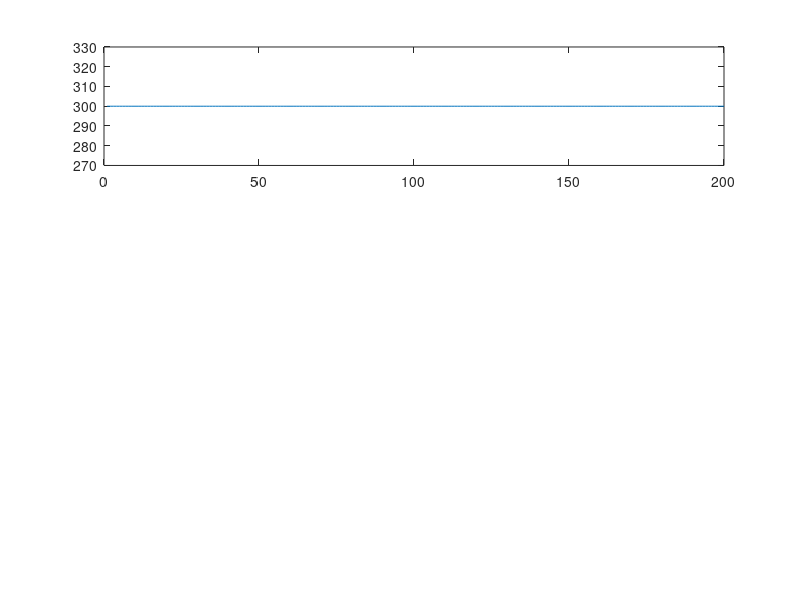

This chart was generated by the following MATLAB code:
% Defining the system
U_s = 300; % 
m = 500; % Defining the mass of the body
K_M = 10; %
K_R = 0.25 ; %
v_s = sqrt(K_M / K_R * U_s ) ; %
u = U_s * ones (200 ,1) ; %
v = zeros (200 ,1) ; %
a = zeros (200 ,1) ; %
x = zeros (200 ,1) ; %
% Defining velocity and acceleration
v ( 1 ) = 10; %
a ( 1 ) = 6; %
dt = 1; %
% Calculations
for t = 2:199  % Taking time in the range of 2s to 199s
v ( t ) = v (t-1) + K_R/m * v (t -1)^2 + K_M/m*u (t)*dt ; % calculating velocity as a function of time
a ( t ) = ( v ( t ) - v ( t - 1) / dt ) ; % calculating acceleration as a function of time
end % We end the for loop here
% Graphs
subplot (311) %
t =1:200; %
plot ( t , u ) ; % Plot between Time and initial velocity
subplot (312) %
t =1:200; %
plot ( t , v ) ; % Plot between time and final velocity
subplot (313) %
t =1:200; %
plot ( t , a ) ; % Plot between time and acceleration